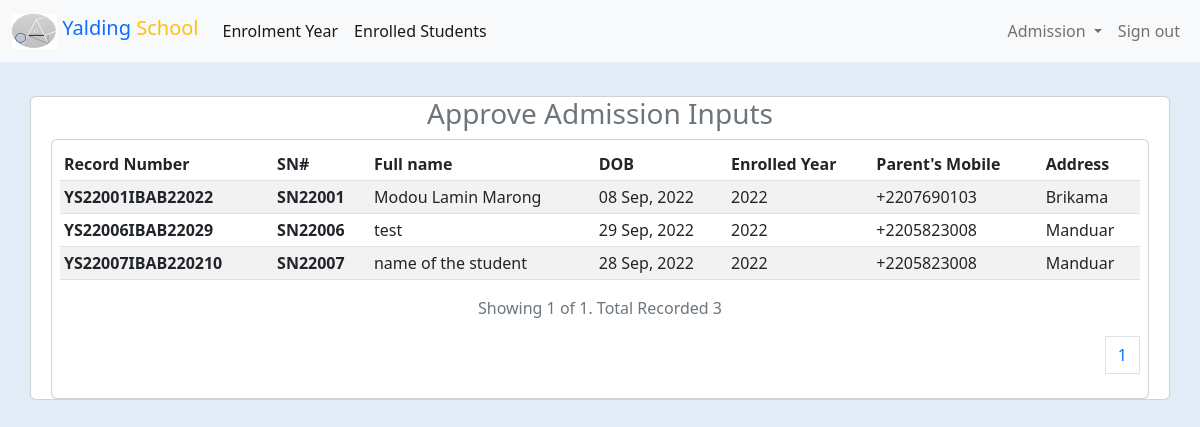
The page /app/users/client/admission/enrolled.php (signed in) on the database its author committed.
### tables this page shows
CREATE TABLE `enroll_student` (
  `record_id` int(11) NOT NULL,
  `stud_id` varchar(25) NOT NULL,
  `stud_name` varchar(50) NOT NULL,
  `stud_parent_name` varchar(50) NOT NULL,
  `stud_parent_mobile` varchar(50) NOT NULL,
  `stud_prev_sch` varchar(200) DEFAULT NULL,
  `stud_address` varchar(75) DEFAULT NULL,
  `stud_gender` varchar(50) DEFAULT NULL,
  `stud_place_birth` varchar(100) DEFAULT NULL,
  `stud_date_brith` datetime DEFAULT NULL,
  `health_relate_problem` text DEFAULT NULL,
  `stud_enroll_yr` varchar(50) NOT NULL,
  `enroll_class` varchar(100) DEFAULT NULL,
  `stud_inputted_by` varchar(50) DEFAULT NULL,
  `stud_inputted_at` datetime NOT NULL DEFAULT current_timestamp(),
  `stud_deleted_by` varchar(50) DEFAULT NULL,
  `stud_deleted_at` datetime DEFAULT NULL,
  `stud_prof_photo_url` text DEFAULT NULL,
  `enroll_done` tinyint(4) NOT NULL DEFAULT 0,
  `auth_enroll` tinyint(4) NOT NULL DEFAULT 0,
  `auth_enroll_by` varchar(50) DEFAULT NULL
);

### core/func.php (called while the page is built, shortened)
<?php
function human_date($date)
{
    return date("d M, Y", strtotime($date));
}
function year_format($date)
{
    return date("Y", strtotime($date));
}
function cap($string)
{
    return strtoupper($string);
}

### app/users/client/admission/enrolled.php (the view, shortened to what this page needs)
<?php
require_once $_SERVER['DOCUMENT_ROOT'] . './schoolapp/core/init.php';
include(ROOT . DS . "app" . DS . "components" . DS . "client_nav.php");
$per_page_record = 15;
if (isset($_GET["page"])) {
    $page  = $_GET["page"];
} else {
    $page = 1;
}
$start_from = ($page - 1) * $per_page_record;
$inputs = $db->query("SELECT * FROM `enroll_student` WHERE `auth_enroll` = 1 ORDER BY `stud_enroll_yr` DESC LIMIT $start_from, $per_page_record");
?>
<br><br>
<div class="container-fluid mt-5">
    <div class="grid">
        <div class="col">
            <div class="container card mt-5">
            <h3 class="text-center text-secondary mb-2">Approve Admission Inputs</h3>
            <div class="card mx-2 p-2">
            <table class="table table-striped table-sm table-hover">
            <thead>
                <tr>
                    <th scope="col">Record Number</th>
                    <th scope="col">SN#</th>
                    <th scope="col">Full name</th>
                    <th scope="col">DOB</th>
                    <th scope="col">Enrolled Year</th>
                    <th scope="col">Parent's Mobile</th>
                    <th scope="col">Address</th>
                </tr>
                </thead>
                <tbody>
                    <?php while($input = mysqli_fetch_assoc($inputs)):?>
                    <tr>
                        <th scope="row"><?= cap('YS' . $input['stud_id'] . "IB". $input['stud_inputted_by'] . $input['record_id']) ?></th>
                        <th scope="row"><?= 'SN' . $input['stud_id'] ?></th>
                        <td><?= $input['stud_name'] ?></td>
                        <td><?= human_date($input['stud_date_brith']) ?></td>
                        <td><?=year_format($input['stud_enroll_yr'])?></td>
                        <td><?=$input['stud_parent_mobile']?></td>
                        <td><?=$input['stud_address']?></td>
                    </tr>
                    <?php endwhile;?>
                    </tbody>
                </table>
                <?php
                    $enroll_stud_query = $db->query("SELECT COUNT(*) FROM `enroll_student` WHERE `auth_enroll` = 1 ORDER BY `stud_enroll_yr` DESC");
                    $row = mysqli_fetch_row($enroll_stud_query);
                    $total_records = $row[0];
                    $total_pages = ceil($total_records / $per_page_record);
                    ?>
                    <p class="text-secondary text-center">Showing <?= $page ?> of <?= $total_pages ?>. Total Recorded <?= $total_records ?></p>
                    <nav aria-label="Page navigation example p-2">
                        <ul class="pagination justify-content-end">
                            <?php for ($i = 1; $i <= $total_pages; $i++) : ?>
                                <?php if ($i == $page) : ?>
                                    <li class="page-item"><a class="page-link" href="enrolled.php?page=<?= $i ?>"><?= $i ?></a></li>
                                <?php else : ?>
                                    <li class="page-item"><a class="page-link" href="enrolled.php?page=<?= $i ?>"><?= $i ?></a></li>
                                <?php endif; ?>
                            <?php endfor; ?>
                        </ul>
                    </nav>
                    </div>
        </div>
    </div>
</div>

### css/main.css (style rules this page uses)
body { background-color: #e2ecf6; }

### rows shown on the page
enroll_student: stud+stud_inputted_by+record_id "YS22001IBAB22022", stud "22001", stud_name "Modou Lamin Marong", stud_date_brith "08 Sep, 2022", stud_enroll_yr "2022", stud_parent_mobile "+2207690103", stud_address "Brikama"
enroll_student: stud+stud_inputted_by+record_id "YS22006IBAB22029", stud "22006", stud_name "test", stud_date_brith "29 Sep, 2022", stud_enroll_yr "2022", stud_parent_mobile "+2205823008", stud_address "Manduar"
enroll_student: stud+stud_inputted_by+record_id "YS22007IBAB220210", stud "22007", stud_name "name of the student", stud_date_brith "28 Sep, 2022", stud_enroll_yr "2022", stud_parent_mobile "+2205823008", stud_address "Manduar"

### other values the page prints
$page "1"
$total_pages "1"
$total_records "3"
